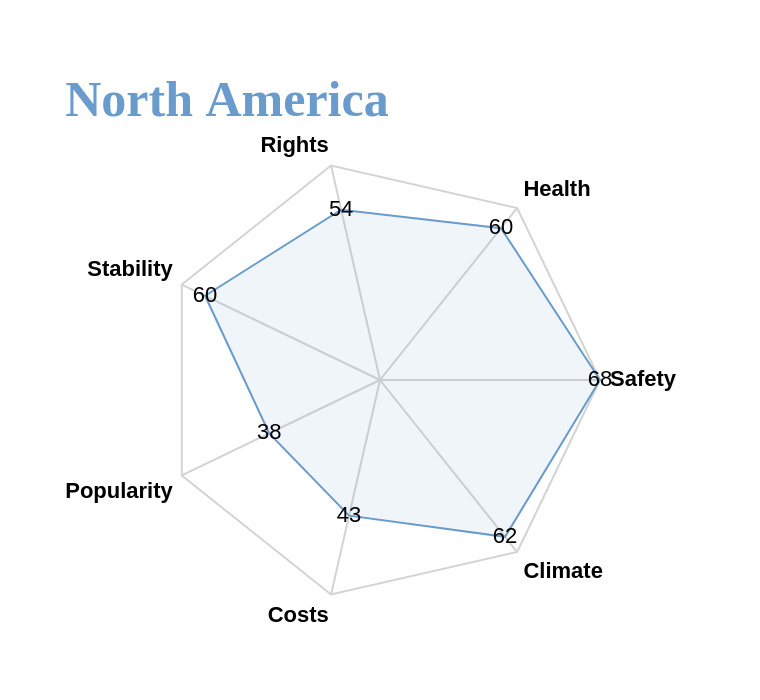

Describe this chart as a Vega-Lite specification.
### Vega specification from a JSON file in a GitHub repository (floating-point values rounded to 4 significant figures)
{"$schema": "https://vega.github.io/schema/vega/v5.json", "description": "A radar chart example, showing multiple dimensions in a radial layout.", "width": 380, "height": 350, "padding": 80, "autosize": {"type": "none", "contains": "padding"}, "title": "North America", "config": {"title": {"font": "Lucida Sans Unicode", "fontSize": 25, "color": "#699bcc", "anchor": "start"}}, "signals": [{"name": "radius", "update": "width / 2"}], "data": [{"name": "table", "values": [{"Factor": "Stability", "value": 60, "Continent": 0}, {"Factor": "Rights", "value": 54, "Continent": 0}, {"Factor": "Health", "value": 60, "Continent": 0}, {"Factor": "Safety", "value": 68, "Continent": 0}, {"Factor": "Climate", "value": 62, "Continent": 0}, {"Factor": "Costs", "value": 43, "Continent": 0}, {"Factor": "Popularity", "value": 38, "Continent": 0}]}, {"name": "Factor", "source": "table", "transform": [{"type": "aggregate", "groupby": ["Factor"]}]}], "scales": [{"name": "angular", "type": "point", "range": {"signal": "[-PI, PI]"}, "padding": 0.5, "domain": {"data": "table", "field": "Factor"}}, {"name": "radial", "type": "linear", "range": {"signal": "[0, radius]"}, "zero": true, "nice": false, "domain": {"data": "table", "field": "value"}, "domainMin": 0}, {"name": "color", "type": "ordinal", "domain": {"data": "table", "field": "Continent"}, "range": ["#699bcc"]}], "encode": {"enter": {"x": {"signal": "radius"}, "y": {"signal": "radius"}}}, "marks": [{"type": "group", "name": "Continent", "zindex": 1, "from": {"facet": {"data": "table", "name": "facet", "groupby": ["Continent"]}}, "marks": [{"type": "line", "name": "Continent-line", "from": {"data": "facet"}, "encode": {"enter": {"interpolate": {"value": "linear-closed"}, "x": {"signal": "scale('radial', datum.value) * cos(scale('angular', datum.Factor))"}, "y": {"signal": "scale('radial', datum.value) * sin(scale('angular', datum.Factor))"}, "stroke": {"scale": "color", "field": "Continent"}, "strokeWidth": {"value": 1}, "fill": {"scale": "color", "field": "Continent"}, "fillOpacity": {"value": 0.1}}}}, {"type": "text", "name": "value-text", "from": {"data": "Continent-line"}, "encode": {"enter": {"x": {"signal": "datum.x"}, "y": {"signal": "datum.y"}, "text": {"signal": "datum.datum.value"}, "align": {"value": "center"}, "baseline": {"value": "middle"}, "fill": {"value": "black"}}}}]}, {"type": "rule", "name": "radial-grid", "from": {"data": "Factor"}, "zindex": 0, "encode": {"enter": {"x": {"value": 0}, "y": {"value": 0}, "x2": {"signal": "radius * cos(scale('angular', datum.Factor))"}, "y2": {"signal": "radius * sin(scale('angular', datum.Factor))"}, "stroke": {"value": "lightgray"}, "strokeWidth": {"value": 1}}}}, {"type": "text", "name": "key-label", "from": {"data": "Factor"}, "zindex": 1, "encode": {"enter": {"x": {"signal": "(radius + 5) * cos(scale('angular', datum.Factor))"}, "y": {"signal": "(radius + 5) * sin(scale('angular', datum.Factor))"}, "text": {"field": "Factor"}, "align": [{"test": "abs(scale('angular', datum.Factor)) > PI / 2", "value": "right"}, {"value": "left"}], "baseline": [{"test": "scale('angular', datum.Factor) > 0", "value": "top"}, {"test": "scale('angular', datum.Factor) == 0", "value": "middle"}, {"value": "bottom"}], "fill": {"value": "black"}, "fontWeight": {"value": "bold"}}}}, {"type": "line", "name": "outer-line", "from": {"data": "radial-grid"}, "encode": {"enter": {"interpolate": {"value": "linear-closed"}, "x": {"field": "x2"}, "y": {"field": "y2"}, "stroke": {"value": "lightgray"}, "strokeWidth": {"value": 1}}}}]}
